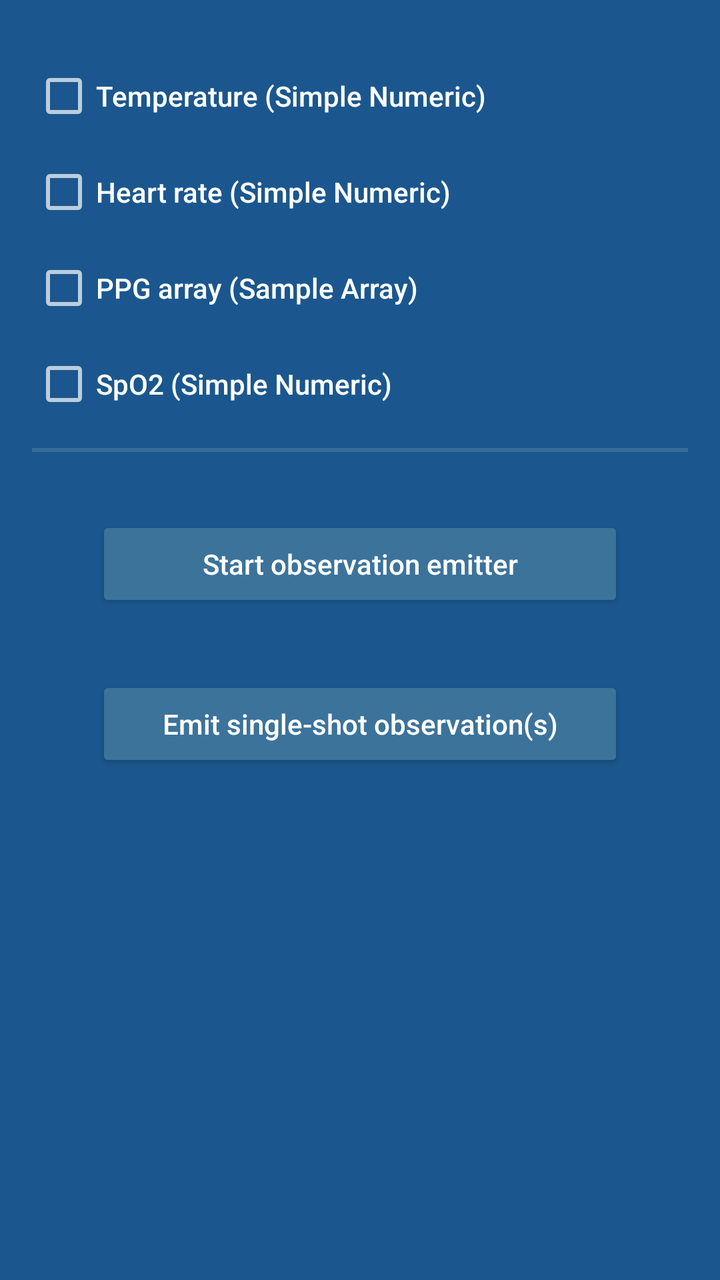
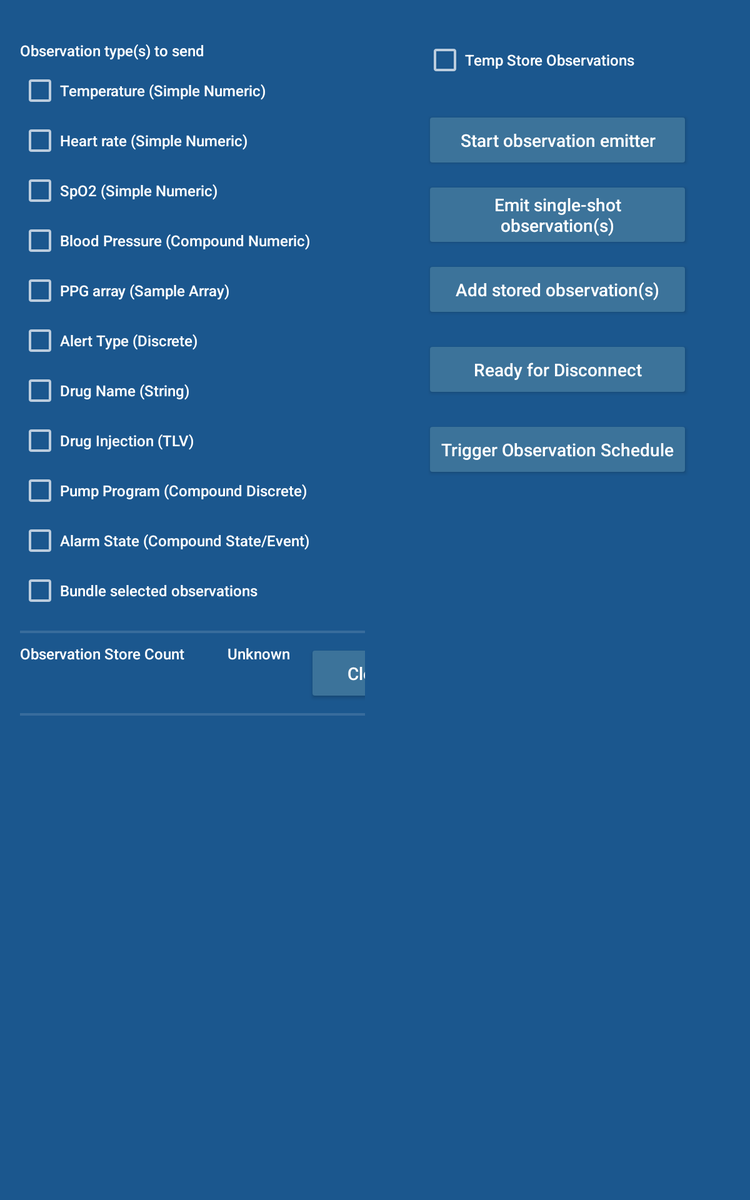

An Android layout and its configuration variant, each rendered on a device that would load it. The default file and the variant file are quoted in full after the pictures.
<!-- AndroidManifest.xml: application theme PeripheralSimulatorTheme -->
<!-- res/layout/fragment_observations.xml -->
<?xml version="1.0" encoding="utf-8"?>
<FrameLayout xmlns:android="http://schemas.android.com/apk/res/android"
    xmlns:tools="http://schemas.android.com/tools"
    android:layout_width="match_parent"
    android:layout_height="match_parent"
    tools:context="com.philips.btserverapp.ObservationsFragment">

    <LinearLayout
        android:layout_width="match_parent"
        android:layout_height="wrap_content"
        android:layout_marginStart="16dp"
        android:layout_marginEnd="16dp"
        android:orientation="vertical"
        android:paddingTop="32dp">

        <CheckBox
            android:id="@+id/checkboxTempObs"
            android:layout_width="match_parent"
            android:layout_height="wrap_content"
            android:layout_marginBottom="16dp"
            android:text="@string/choiceTempObs" />

        <CheckBox
            android:id="@+id/checkboxHRObs"
            android:layout_width="match_parent"
            android:layout_height="wrap_content"
            android:layout_marginBottom="16dp"
            android:text="@string/choiceHRObs" />

        <CheckBox
            android:id="@+id/checkboxPPGObs"
            android:layout_width="match_parent"
            android:layout_height="wrap_content"
            android:layout_marginBottom="16dp"
            android:text="@string/choicePPGObs" />

        <CheckBox
            android:id="@+id/checkboxSPO2Obs"
            android:layout_width="match_parent"
            android:layout_height="wrap_content"
            android:layout_marginBottom="16dp"
            android:text="@string/choiceSPO2Obs" />

        <View
            android:layout_width="match_parent"
            android:layout_height="2dp"
            android:layout_marginBottom="16dp"
            android:background="@color/separatorColor" />

        <Button
            android:id="@+id/btnStartStopEmitter"
            android:layout_width="match_parent"
            android:layout_height="wrap_content"
            android:layout_marginStart="32dp"
            android:layout_marginTop="16dp"
            android:layout_marginEnd="32dp"
            android:layout_marginBottom="32dp"
            android:height="40dp"
            android:text="@string/startEmitter"
            android:textAllCaps="false" />

        <Button
            android:id="@+id/btnSingleShotEmit"
            android:layout_width="match_parent"
            android:layout_height="wrap_content"
            android:layout_marginStart="32dp"
            android:layout_marginEnd="32dp"
            android:layout_marginBottom="16dp"
            android:text="@string/singleShotEmit"
            android:textAllCaps="false" />

    </LinearLayout>

</FrameLayout>
<!-- resources referenced by this layout -->
<resources>
  <color name="separatorColor">#20FFFFFF</color>
  <string name="choiceHRObs">Heart rate (Simple Numeric)</string>
  <string name="choicePPGObs">PPG array (Sample Array)</string>
  <string name="choiceSPO2Obs">SpO2 (Simple Numeric)</string>
  <string name="choiceTempObs">Temperature (Simple Numeric)</string>
  <string name="singleShotEmit">Emit single-shot observation(s)</string>
  <string name="startEmitter">Start observation emitter</string>
  <style name="PeripheralSimulatorTheme" parent="Theme.AppCompat.NoActionBar">
          <item name="fontFamily">sans-serif-medium</item>
          <item name="colorPrimary">@color/colorBackground</item>
          <item name="colorPrimaryDark">@color/colorBackground</item>
          <item name="android:background">@color/colorBackground</item>
          <item name="colorButtonNormal">@color/buttonColor</item>
          <item name="colorAccent">@color/buttonColor</item>
          <item name="colorControlHighlight">@color/white</item>
          <item name="android:textColor">@color/white</item>
          <item name="textAllCaps">false</item>
          <item name="android:textAllCaps">false</item>
      </style>
  <color name="colorBackground">#1B578E</color>
  <color name="buttonColor">#3c739a</color>
  <color name="white">#FFFFFFFF</color>
</resources>
<!-- res/layout-sw600dp/fragment_observations.xml (the repository's variant of the layout above) -->
<!-- drawn on a 7-inch tablet held upright -->
<?xml version="1.0" encoding="utf-8"?>
<FrameLayout xmlns:android="http://schemas.android.com/apk/res/android"
    xmlns:tools="http://schemas.android.com/tools"
    android:layout_width="match_parent"
    android:layout_height="match_parent"
    tools:context="com.philips.btserverapp.ObservationsFragment">

    <LinearLayout
        android:layout_width="match_parent"
        android:layout_height="match_parent"
        android:layout_marginStart="16dp"
        android:layout_marginEnd="16dp"
        android:orientation="horizontal">

        <LinearLayout
            android:layout_width="0dp"
            android:layout_weight="0.40"
            android:layout_height="wrap_content"
            android:layout_marginEnd="16dp"
            android:orientation="vertical"
            android:paddingTop="32dp">

            <TextView
                android:id="@+id/lblObservationType"
                android:layout_width="match_parent"
                android:layout_height="wrap_content"
                android:layout_marginBottom="8dp"
                android:fontFamily="sans-serif-medium"
                android:textSize="12sp"
                android:text="@string/lbl_observation_types" />

            <ScrollView
                android:layout_width="match_parent"
                android:layout_height="0dp"
                android:layout_weight="1"
                android:layout_marginBottom="8dp">

                <LinearLayout
                    android:layout_width="match_parent"
                    android:layout_height="wrap_content"
                    android:orientation="vertical">

                    <CheckBox
                        android:id="@+id/checkboxTempObs"
                        android:layout_width="match_parent"
                        android:layout_height="wrap_content"
                        android:layout_marginBottom="8dp"
                        android:textSize="12sp"
                        android:text="@string/choiceTempObs" />

                    <CheckBox
                        android:id="@+id/checkboxHRObs"
                        android:layout_width="match_parent"
                        android:layout_height="wrap_content"
                        android:layout_marginBottom="8dp"
                        android:textSize="12sp"
                        android:text="@string/choiceHRObs" />

                    <CheckBox
                        android:id="@+id/checkboxSPO2Obs"
                        android:layout_width="match_parent"
                        android:layout_height="wrap_content"
                        android:layout_marginBottom="8dp"
                        android:textSize="12sp"
                        android:text="@string/choiceSPO2Obs" />

                    <CheckBox
                        android:id="@+id/checkboxBPObs"
                        android:layout_width="match_parent"
                        android:layout_height="wrap_content"
                        android:layout_marginBottom="8dp"
                        android:textSize="12sp"
                        android:text="@string/choiceBPObs" />

                    <CheckBox
                        android:id="@+id/checkboxPPGObs"
                        android:layout_width="match_parent"
                        android:layout_height="wrap_content"
                        android:layout_marginBottom="8dp"
                        android:textSize="12sp"
                        android:text="@string/choicePPGObs" />

                    <CheckBox
                        android:id="@+id/checkboxDiscreteObs"
                        android:layout_width="match_parent"
                        android:layout_height="wrap_content"
                        android:layout_marginBottom="8dp"
                        android:textSize="12sp"
                        android:text="@string/choiceDiscreteObs" />

                    <CheckBox
                        android:id="@+id/checkboxStringObs"
                        android:layout_width="match_parent"
                        android:layout_height="wrap_content"
                        android:layout_marginBottom="8dp"
                        android:textSize="12sp"
                        android:text="@string/choiceStringObs" />

                    <CheckBox
                        android:id="@+id/checkboxTLVObs"
                        android:layout_width="match_parent"
                        android:layout_height="wrap_content"
                        android:layout_marginBottom="8dp"
                        android:textSize="12sp"
                        android:text="@string/choiceTLVObs" />

                    <CheckBox
                        android:id="@+id/checkboxCompoundDiscreteObs"
                        android:layout_width="match_parent"
                        android:layout_height="wrap_content"
                        android:layout_marginBottom="8dp"
                        android:textSize="12sp"
                        android:text="@string/choiceCompoundDiscreteObs" />

                    <CheckBox
                        android:id="@+id/checkboxCompoundStateEventObs"
                        android:layout_width="match_parent"
                        android:layout_height="wrap_content"
                        android:layout_marginBottom="8dp"
                        android:textSize="12sp"
                        android:text="@string/choiceCompoundStateEventObs" />

                    <CheckBox
                        android:id="@+id/checkboxBundleObs"
                        android:layout_width="match_parent"
                        android:layout_height="wrap_content"
                        android:layout_marginBottom="8dp"
                        android:textSize="12sp"
                        android:text="@string/choiceBundleObs" />

                </LinearLayout>
            </ScrollView>

            <View
                android:layout_width="match_parent"
                android:layout_height="2dp"
                android:layout_marginBottom="8dp"
                android:background="@color/separatorColor" />

            <LinearLayout
                android:layout_width="match_parent"
                android:layout_height="wrap_content"
                android:layout_marginBottom="8dp"
                android:orientation="horizontal">

                <TextView
                    android:id="@+id/lblObservationStoreCount"
                    android:layout_width="150dp"
                    android:layout_height="wrap_content"
                    android:layout_marginBottom="8dp"
                    android:layout_marginEnd="16dp"
                    android:fontFamily="sans-serif-medium"
                    android:textSize="12sp"
                    android:text="@string/obs_store_count" />

                <TextView
                    android:id="@+id/txtObservationStoreCount"
                    android:layout_width="64dp"
                    android:layout_height="wrap_content"
                    android:layout_marginBottom="16dp"
                    android:fontFamily="sans-serif-medium"
                    android:textSize="12sp"
                    android:text="@string/unknown" />
                
                <View
                    android:layout_width="0dp"
                    android:layout_height="0dp"
                    android:layout_weight="1" />

                <Button
                    android:id="@+id/btnClearObsStore"
                    android:layout_width="96dp"
                    android:layout_height="wrap_content"
                    android:fontFamily="sans-serif-medium"
                    android:text="@string/clear"
                    android:textAllCaps="false"
                    android:layout_marginRight="32dp"
                    android:layout_gravity="right"
                    android:textColor="@android:color/white" />

            </LinearLayout>

            <View
                android:layout_width="match_parent"
                android:layout_height="2dp"
                android:layout_marginBottom="8dp"
                android:background="@color/separatorColor" />


        </LinearLayout>

        <LinearLayout
            android:layout_width="0dp"
            android:layout_weight="0.40"
            android:layout_height="match_parent"
            android:orientation="vertical"
            android:paddingTop="32dp">

            <CheckBox
                android:id="@+id/checkboxObsTempStore"
                android:layout_width="match_parent"
                android:layout_height="wrap_content"
                android:layout_marginStart="32dp"
                android:layout_marginEnd="32dp"
                android:layout_marginBottom="8dp"
                android:text="Temp Store Observations"
                android:textSize="12sp" />

            <Button
                android:id="@+id/btnStartStopEmitter"
                android:layout_width="match_parent"
                android:layout_height="wrap_content"
                android:layout_marginStart="32dp"
                android:layout_marginTop="16dp"
                android:layout_marginEnd="32dp"
                android:layout_marginBottom="8dp"
                android:height="40dp"
                android:text="@string/startEmitter"
                android:textAllCaps="false" />

            <Button
                android:id="@+id/btnSingleShotEmit"
                android:layout_width="match_parent"
                android:layout_height="wrap_content"
                android:layout_marginStart="32dp"
                android:layout_marginEnd="32dp"
                android:layout_marginBottom="8dp"
                android:text="@string/singleShotEmit"
                android:textAllCaps="false" />

            <Button
                android:id="@+id/btnAddStored"
                android:layout_width="match_parent"
                android:layout_height="wrap_content"
                android:layout_marginStart="32dp"
                android:layout_marginEnd="32dp"
                android:layout_marginBottom="16dp"
                android:text="@string/addStoredObs"
                android:textAllCaps="false" />

            <Button
                android:id="@+id/btnReadyForDisconnect"
                android:layout_width="match_parent"
                android:layout_height="wrap_content"
                android:layout_marginStart="32dp"
                android:layout_marginEnd="32dp"
                android:layout_marginBottom="16dp"
                android:text="Ready for Disconnect"
                android:textAllCaps="false" />

            <Button
                android:id="@+id/btnTriggerObservationSchedule"
                android:layout_width="match_parent"
                android:layout_height="wrap_content"
                android:layout_marginStart="32dp"
                android:layout_marginEnd="32dp"
                android:layout_marginBottom="16dp"
                android:text="@string/triggerObservationSchedule"
                android:textAllCaps="false" />

        </LinearLayout>

    </LinearLayout>

</FrameLayout>
<!-- resources referenced by the variant -->
<!-- as a 7-inch tablet held upright resolves them -->
<resources>
  <color name="separatorColor">#20FFFFFF</color>
  <string name="addStoredObs">Add stored observation(s)</string>
  <string name="choiceBPObs">Blood Pressure (Compound Numeric)</string>
  <string name="choiceBundleObs">Bundle selected observations</string>
  <string name="choiceCompoundDiscreteObs">Pump Program (Compound Discrete)</string>
  <string name="choiceCompoundStateEventObs">Alarm State (Compound State/Event)</string>
  <string name="choiceDiscreteObs">Alert Type (Discrete)</string>
  <string name="choiceHRObs">Heart rate (Simple Numeric)</string>
  <string name="choicePPGObs">PPG array (Sample Array)</string>
  <string name="choiceSPO2Obs">SpO2 (Simple Numeric)</string>
  <string name="choiceStringObs">Drug Name (String)</string>
  <string name="choiceTLVObs">Drug Injection (TLV)</string>
  <string name="choiceTempObs">Temperature (Simple Numeric)</string>
  <string name="clear">Clear</string>
  <string name="lbl_observation_types">Observation type(s) to send</string>
  <string name="obs_store_count">Observation Store Count</string>
  <string name="singleShotEmit">Emit single-shot observation(s)</string>
  <string name="startEmitter">Start observation emitter</string>
  <string name="triggerObservationSchedule">Trigger Observation Schedule</string>
  <string name="unknown">Unknown</string>
  <style name="PeripheralSimulatorTheme" parent="Theme.AppCompat.NoActionBar">
          <item name="fontFamily">sans-serif-medium</item>
          <item name="colorPrimary">@color/colorBackground</item>
          <item name="colorPrimaryDark">@color/colorBackground</item>
          <item name="android:background">@color/colorBackground</item>
          <item name="colorButtonNormal">@color/buttonColor</item>
          <item name="colorAccent">@color/buttonColor</item>
          <item name="colorControlHighlight">@color/white</item>
          <item name="android:textColor">@color/white</item>
          <item name="textAllCaps">false</item>
          <item name="android:textAllCaps">false</item>
      </style>
  <color name="colorBackground">#1B578E</color>
  <color name="buttonColor">#3c739a</color>
  <color name="white">#FFFFFFFF</color>
</resources>
